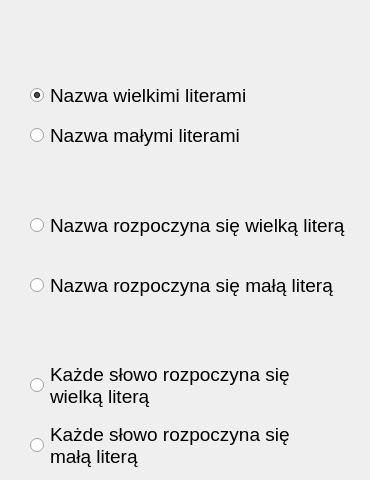
    <widget class="QWidget" name="konwersja">
     <attribute name="title">
      <string>Strona</string>
     </attribute>
     <widget class="QRadioButton" name="capitalRadio">
      <property name="geometry">
       <rect>
        <x>30</x>
        <y>80</y>
        <width>331</width>
        <height>31</height>
       </rect>
      </property>
      <property name="font">
       <font>
        <family>Yu Gothic UI</family>
        <pointsize>14</pointsize>
       </font>
      </property>
      <property name="text">
       <string>Nazwa wielkimi literami</string>
      </property>
      <property name="checked">
       <bool>true</bool>
      </property>
     </widget>
     <widget class="QRadioButton" name="firstCapitalRadio">
      <property name="geometry">
       <rect>
        <x>30</x>
        <y>200</y>
        <width>331</width>
        <height>51</height>
       </rect>
      </property>
      <property name="font">
       <font>
        <family>Yu Gothic UI</family>
        <pointsize>14</pointsize>
       </font>
      </property>
      <property name="text">
       <string>Nazwa rozpoczyna się wielką literą</string>
      </property>
      <property name="checked">
       <bool>false</bool>
      </property>
     </widget>
     <widget class="QRadioButton" name="wordsCapitalRadio">
      <property name="geometry">
       <rect>
        <x>30</x>
        <y>360</y>
        <width>331</width>
        <height>51</height>
       </rect>
      </property>
      <property name="font">
       <font>
        <family>Yu Gothic UI</family>
        <pointsize>14</pointsize>
       </font>
      </property>
      <property name="tabletTracking">
       <bool>false</bool>
      </property>
      <property name="text">
       <string>Każde słowo rozpoczyna się
wielką literą</string>
      </property>
      <property name="checked">
       <bool>false</bool>
      </property>
     </widget>
     <widget class="QRadioButton" name="noWordsCapitalRadio">
      <property name="geometry">
       <rect>
        <x>30</x>
        <y>420</y>
        <width>331</width>
        <height>51</height>
       </rect>
      </property>
      <property name="font">
       <font>
        <family>Yu Gothic UI</family>
        <pointsize>14</pointsize>
       </font>
      </property>
      <property name="text">
       <string>Każde słowo rozpoczyna się
małą literą</string>
      </property>
      <property name="checked">
       <bool>false</bool>
      </property>
     </widget>
     <widget class="QRadioButton" name="noCapitalRadio">
      <property name="geometry">
       <rect>
        <x>30</x>
        <y>120</y>
        <width>331</width>
        <height>31</height>
       </rect>
      </property>
      <property name="font">
       <font>
        <family>Yu Gothic UI</family>
        <pointsize>14</pointsize>
       </font>
      </property>
      <property name="text">
       <string>Nazwa małymi literami</string>
      </property>
      <property name="checked">
       <bool>false</bool>
      </property>
     </widget>
     <widget class="QRadioButton" name="noFirstCapitalRadio">
      <property name="geometry">
       <rect>
        <x>30</x>
        <y>260</y>
        <width>331</width>
        <height>51</height>
       </rect>
      </property>
      <property name="font">
       <font>
        <family>Yu Gothic UI</family>
        <pointsize>14</pointsize>
       </font>
      </property>
      <property name="text">
       <string>Nazwa rozpoczyna się małą literą</string>
      </property>
      <property name="checked">
       <bool>false</bool>
      </property>
     </widget>
    </widget>
